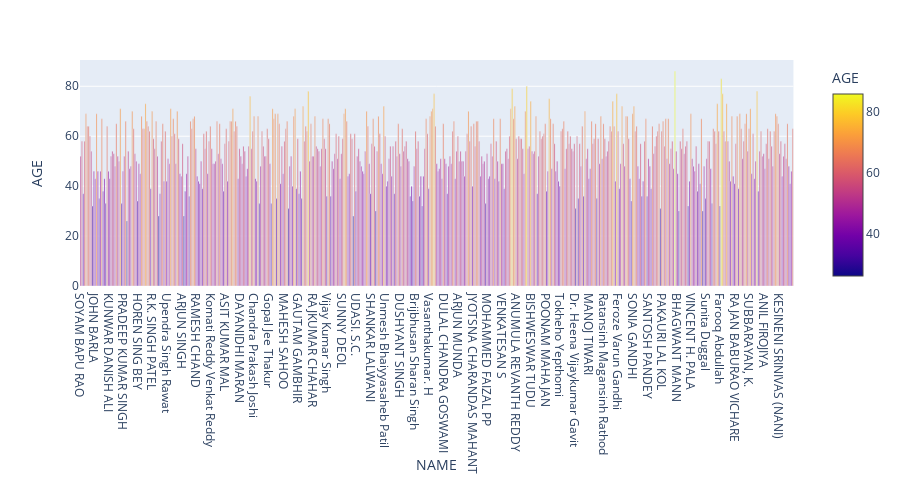

Notebook source saved alongside this figure:
### Markdown cell above
The youngest MP is 26 years old.
The Oldest MP is 86 years old.

### Code cell
fig = px.bar(winners, x='NAME', y='AGE', color='AGE', height=500, hover_data=['PARTY','SYMBOL','CONSTITUENCY','STATE'])
fig.show()

### Figure 1 — Plotly figure (JSON) as saved in the notebook; plotly's stock layout.template omitted (floating-point values rounded to 4 significant figures; data arrays with more than 128 entries replaced by an {"elided": "..."} marker saying what was removed)
{"data": [{"alignmentgroup": "True", "customdata": {"elided": "539x4 str values"}, "hoverlabel": {"namelength": 0}, "hovertemplate": "NAME=%{x}<br>AGE=%{marker.color}<br>PARTY=%{customdata[0]}<br>SYMBOL=%{customdata[1]}<br>CONSTITUENCY=%{customdata[2]}<br>STATE=%{customdata[3]}", "legendgroup": "", "marker": {"color": {"elided": "539 int values"}, "coloraxis": "coloraxis"}, "name": "", "offsetgroup": "", "orientation": "v", "showlegend": false, "textposition": "auto", "type": "bar", "x": {"elided": "539 str values"}, "xaxis": "x", "y": {"elided": "539 int values"}, "yaxis": "y"}], "layout": {"barmode": "relative", "coloraxis": {"colorbar": {"title": {"text": "AGE"}}, "colorscale": [[0, "#0d0887"], [0.1111, "#46039f"], [0.2222, "#7201a8"], [0.3333, "#9c179e"], [0.4444, "#bd3786"], [0.5556, "#d8576b"], [0.6667, "#ed7953"], [0.7778, "#fb9f3a"], [0.8889, "#fdca26"], [1, "#f0f921"]]}, "height": 500, "legend": {"tracegroupgap": 0}, "margin": {"t": 60}, "xaxis": {"anchor": "y", "domain": [0, 0.98], "title": {"text": "NAME"}}, "yaxis": {"anchor": "x", "domain": [0, 1], "title": {"text": "AGE"}}}}
